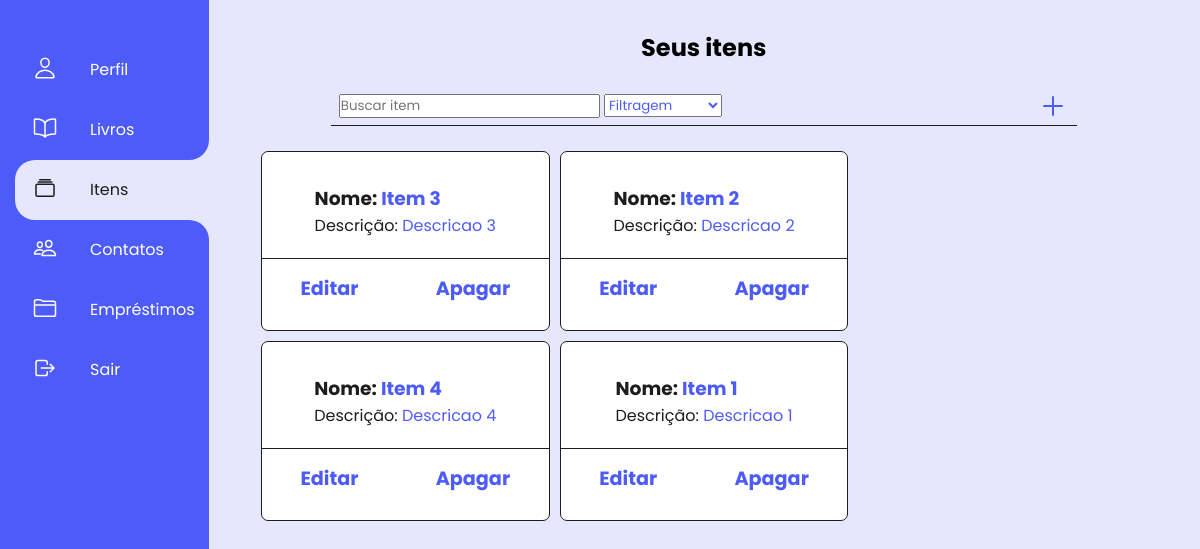
/acervo/itens/ (signed in), run on the app's committed database.
### app/models.py (models this page shows, shortened)
class Item(models.Model):
    name = models.CharField(max_length=150)
    description = models.CharField(max_length=200)
    on_lending = models.BooleanField(default=False)
    created_at = models.DateTimeField(auto_now=True)
    edited_at = models.DateTimeField(default=timezone.now())
    user = models.ForeignKey(User, on_delete=models.CASCADE, default=None)

### app/views.py (the view)
# urls.py: path('itens/', views.ItensView.as_view(), name='itens'),
class ItensView(LoginRequiredMixin, TemplateView): # 2
    def get(self, request, *args, **kwargs):
        user = request.user
        itens = Item.objects.filter(user=user).order_by('-created_at')[:6]
        return render(request, 'app/item/itens.html', {'user': user, 'itens': itens}) #

### app/templates/app/item/itens.html (shortened to what this page needs)
{% extends "app/base.html" %}
{% load static %}
{% block styles %}
<link rel="stylesheet" href="{% static 'app/css/base.css' %}">
<link rel="stylesheet" href="{% static 'app/css/withModels.css' %}">
{% endblock styles %}
{% block itens_menu %}
<li class="list active">
    <b></b>
    <b></b>
    <a href="{% url 'itens' %}">
        <span class="icon">
            <ion-icon name="albums-outline"></ion-icon>
        </span>
        <span class="tittle">Itens</span>
    </a>
</li>
{% endblock itens_menu %}
{% block content %}
<div class="get">
    <h2>Seus itens</h2>
    <br>
    <div class="search-and-add">
        <form action="{% url 'search_item' %}" method="post">
            <input type="text" class="search"
            placeholder="Buscar item" name="search" value="{{search}}">
            <select name="filters" class="filters" onchange="this.form.submit()">
                <option class="fs-7" value="0" selected="selected" disabled>Filtragem</option>
            </select>
        </form>
        <a href="{% url 'create_item' %}" class="icon">
            <ion-icon name="add-outline"></ion-icon>
        </a>
    </div>
    <ul class="content-list">
        {% for item in itens %}
        <li class="element-list">
            <div class="card-elements">
                <h3 class="card-title"><span class="card-span">Nome:</span> {{ item.name }}</h3>
                <p class="card-body"><span class="card-span">Descrição:</span> {{ item.description }}</p>
            </div>
            <div class="crud-options">
                <a href="{% url 'update_item' item.id %}" class="">Editar</a>
                <a href="{% url 'delete_item' item.id %}" class="">Apagar</a>
            </div>
        </li>
        {% endfor %}
    </ul>
</div>
{% endblock content %}

### app/static/app/css/base.css (style rules this page uses)
:root { --primary-color: #4d5bf9; --secundary-color: #1D1D1D; --white-color: #e6e6fc; --primary-color-light: #555fd1e8; --primary-color-heavy: #2534db; }
* { margin: 0; padding: 0; box-sizing: border-box; font-family: 'Poppins', sans-serif; }
body { background-color: var(--white-color); }
.navigation ul li { position: relative; list-style: none; width: 100%; border-top-left-radius: 20px; border-bottom-left-radius: 20px; }
.navigation ul li.active { background-color: var(--white-color); }
.navigation ul li b:nth-child(1) { position: absolute; top: -20px; height: 20px; width: 100%; background-color: var(--white-color); display: none; }
.navigation ul li b:nth-child(1)::before { content: ''; position: absolute; top: 0; left: 0; width: 100%; height: 100%; border-bottom-right-radius: 20px; background-color: var(--primary-color); }
.navigation ul li b:nth-child(2) { position: absolute; bottom: -20px; height: 20px; width: 100%; background-color: var(--white-color); display: none; }
.navigation ul li b:nth-child(2)::before { content: ''; position: absolute; top: 0; left: 0; width: 100%; height: 100%; border-top-right-radius: 20px; background-color: var(--primary-color); }
.navigation ul li.active b:nth-child(1), .navigation ul li.active b:nth-child(2) { display: block; }
.navigation ul li a { position: relative; display: block; width: 100%; display: flex; text-decoration: none; color: #fff; }
.navigation ul li.active a { color: var(--secundary-color); }
.navigation ul li a .icon { position: relative; display: block; min-width: 60px; height: 60px; line-height: 70px; text-align: center; }
.navigation ul li a .icon ion-icon { font-size: 1.5em; }
.navigation ul li a .tittle { position: relative; display: block; padding-left: 15px; height: 60px; line-height: 60px; white-space: normal; }

### app/static/app/css/withModels.css (style rules this page uses)
:root { --primary-color: #4d5bf9; --secundary-color: #1D1D1D; --white-color: #e6e6fc; --primary-color-light: #555fd1e8; --primary-color-heavy: #2534db; }
.search-and-add { display: flex; align-items: center; justify-content: space-between; width: 80%; margin-bottom: 10px; padding: 0 8px 5px; border-bottom: 1px solid var(--secundary-color); }
.get { display: flex; flex-direction: column; align-items: center; justify-content: start; }
.get .content-list { margin: 15px 0; width: 95%; height: 80%; display: flex; flex-wrap: wrap; gap: 10px; }
.get .content-list .element-list { width: 32.6%; height: 180px; display: flex; flex-direction: column; align-items: center; justify-content: center; background-color: white; color: var(--primary-color); border: 1px solid var(--secundary-color); border-radius: 7px; }
.get .content-list .element-list .card-elements { display: flex; flex-direction: column; margin: 20px; }
.card-span { color: var(--secundary-color); }
.get .content-list .element-list .card-elements .card-title, .card-body { align-self: flex-start; }
.get .content-list .element-list .crud-options { width: 100%; padding: 15px 0; border-top: 1px solid var(--secundary-color); display: flex; align-items: center; justify-content: space-around; }
.get .content-list .element-list .crud-options a { text-decoration: none; font-size: 1.2em; font-weight: bold; color: var(--primary-color); }
.get, .post { text-align: center; }
.search-and-add .icon { position: relative; display: block; min-width: 30px; height: 30px; line-height: 40px; text-align: center; }
.search-and-add .icon ion-icon { font-size: 2em; cursor: pointer; color: var(--primary-color); }
.filters { color: var(--primary-color); }

### data on the page
Item: name "Item 3", description "Descricao 3"
Item: name "Item 2", description "Descricao 2"
Item: name "Item 4", description "Descricao 4"
Item: name "Item 1", description "Descricao 1"
